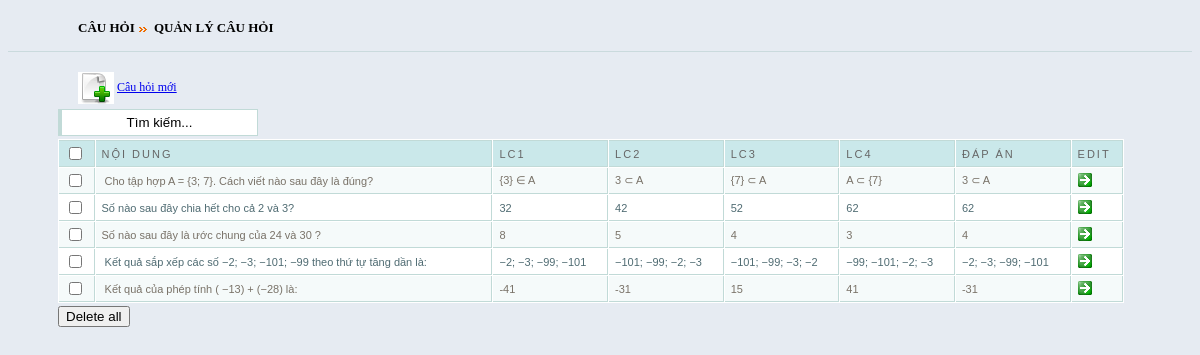
/admin/cauhoi_list.php, run on the app's committed database.
### tables this page shows
CREATE TABLE IF NOT EXISTS `tbl_cauhoi` (
  `ma_ch` int(10) NOT NULL AUTO_INCREMENT,
  `noidung` text NOT NULL,
  `lc1` varchar(80) NOT NULL,
  `lc2` varchar(80) NOT NULL,
  `lc3` varchar(80) NOT NULL,
  `lc4` varchar(80) NOT NULL,
  `dapan` varchar(80) NOT NULL,
  `made` int(10) NOT NULL,
  `diem` double NOT NULL,
  `traloi` varchar(80) NOT NULL,
  `trangthai` int(11) NOT NULL,
  PRIMARY KEY (`ma_ch`)
);

### admin/cauhoi_list.php (the view, shortened to what this page needs)
<html xmlns="http://www.w3.org/1999/xhtml" dir="ltr" lang="en-US">
<head profile="http://gmpg.org/xfn/11">
	<link href="src/facebox.css" media="screen" rel="stylesheet" type="text/css" />
	  <link rel="stylesheet" href="febe/style.css" type="text/css" media="screen" charset="utf-8">
<?php
			$counts=0;
			$rscount = mysql_query("SELECT * FROM tbl_cauhoi");
			while($rowscounts = mysql_fetch_array($rscount))
			{
				$counts++;
			}
?>
</head>
<body>
<div style="margin:20px 70px 10px; font-size:14px;">
<font size="2" face="Tahoma"><b>CÂU HỎI<img src="images/bl3.gif" border="0" /> QUẢN LÝ CÂU HỎI</b></font></div>
<hr size="1" color="#cadadd" style="margin:15px auto;" />
<div style="margin:20px 70px auto;">
<a href="?menu=cauhoi_news"><img src="images/add_new.gif" align="absmiddle" border="0" /></a> <a href="?menu=cauhoi_news">Câu hỏi mới</a>
</div>
<div class='wrapper'>
  <input id="filter" type="text" value="Tìm kiếm..." onClick="if(this.value=='Tìm kiếm...')this.value='';" onBlur="if(this.value=='')this.value='Tìm kiếm...';" name="filter" />
  <form action="?menu=cauhoi_delete" method="post">
    <table cellpadding="1" cellspacing="1" id="resultTable">
			<thead>
				<tr>
					<th><input type="checkbox" name="checkid[]" id="checkid" value="<?=$counts?>" onClick="CheckALL(<?=$counts?>);" /></th>
					<th>Nội dung</th>
                    <th>LC1</th>
					<th>LC2</th>
					<th>LC3</th>
					<th>LC4</th>
					<th>Đáp án</th>
					<th>Edit</th>
				</tr>
			</thead>
        <tbody>
		<?php
			$results = mysql_query("SELECT * FROM tbl_cauhoi ");
			while($rows = mysql_fetch_array($results))
			{
			echo '<tr class="teacher">
			<td>' . '<input type="checkbox" name="selector[]" value="'.$rows['ma_ch'].'" />' . '</td>
			<td>'.$rows['noidung'].'</td>
			<td>'.$rows['lc1'].'</td>
			<td>'.$rows['lc2'].'</td>
			<td>'.$rows['lc3'].'</td>
			<td>'.$rows['lc4'].'</td>
			<td>'.$rows['dapan'].'</td>
			<td><a href="?menu=cauhoi_edit&ma_ch='.$rows['ma_ch'].'"><img src= "images/go_right.gif" /></a></td>
			</tr>';
			}
		?>
        </tbody>
    </table>
	<input type="submit" name="bnm" value="Delete all" style="margin:3px 50px auto;">
	</form>
</div>
  </body>
</html>

### admin/febe/style.css (style rules this page uses)
body { background: #E6EBF2; font-size: 12px; }
#resultTable { background-color: white; margin-top: 8px; width: 90%; color:#000000; margin:0 50px auto; }
#resultTable th.sortable { background: url("bg_header.jpg") no-repeat scroll 0 0 #CAE8EA; border-bottom: 1px solid #C1DAD7; border-right: 1px solid #C1DAD7; border-top: 1px solid #C1DAD7; color: #4F6B72; font: normal 11px "Trebuchet MS",Verdana,Arial,Helvetica,sans-serif; letter-spacing: 2px; padding: 3px 3px 3px 6px; text-align: left; text-transform: uppercase; color: #666; cursor: pointer; text-decoration: none; }
#resultTable th { background: url("bg_header.jpg") no-repeat scroll 0 0 #CAE8EA; border-bottom: 1px solid #C1DAD7; border-right: 1px solid #C1DAD7; border-top: 1px solid #C1DAD7; color: #4F6B72; font: normal 11px "Trebuchet MS",Verdana,Arial,Helvetica,sans-serif; letter-spacing: 2px; padding: 3px 3px 3px 6px; text-align: left; text-transform: uppercase; color: #666; cursor: pointer; text-decoration: none; }
#resultTable td { background: none repeat scroll 0 0 #FFFFFF; border-bottom: 1px solid #C1DAD7; border-right: 1px solid #C1DAD7; color: #4F6B72; padding: 3px 3px 3px 6px; font: normal 11px "Trebuchet MS",Verdana,Arial,Helvetica,sans-serif; }
#resultTable td.odd { background: none repeat scroll 0 0 #F5FAFA; color: #797268; font: normal 11px "Trebuchet MS",Verdana,Arial,Helvetica,sans-serif; }
#filter { width: 200px; border: 1px solid #C1DAD7; border-left: 4px solid #C1DAD7; padding:5px; margin:5px 50px 3px; text-align:center; }

### data on the page
tbl_cauhoi: noidung "Cho tập hợp A = {3; 7}. Cách viết nào sau đây là đúng?", lc1 "{3} ∈ A", lc2 "3 ⊂ A", lc3 "{7} ⊂ A", lc4 "A ⊂ {7}", dapan "3 ⊂ A"
tbl_cauhoi: noidung "Số nào sau đây chia hết cho cả 2 và 3?", lc1 "32", lc2 "42", lc3 "52", lc4 "62", dapan "62"
tbl_cauhoi: noidung "Số nào sau đây là ước chung của 24 và 30 ?", lc1 "8", lc2 "5", lc3 "4", lc4 "3", dapan "4"
tbl_cauhoi: noidung "Kết quả sắp xếp các số −2; −3; −101; −99 theo thứ tự tăng dần là:", lc1 "−2; −3; −99; −101", lc2 "−101; −99; −2; −3", lc3 "−101; −99; −3; −2", lc4 "−99; −101; −2; −3", dapan "−2; −3; −99; −101"
tbl_cauhoi: noidung "Kết quả của phép tính ( −13) + (−28) là:", lc1 "-41", lc2 "-31", lc3 "15", lc4 "41", dapan "-31"
